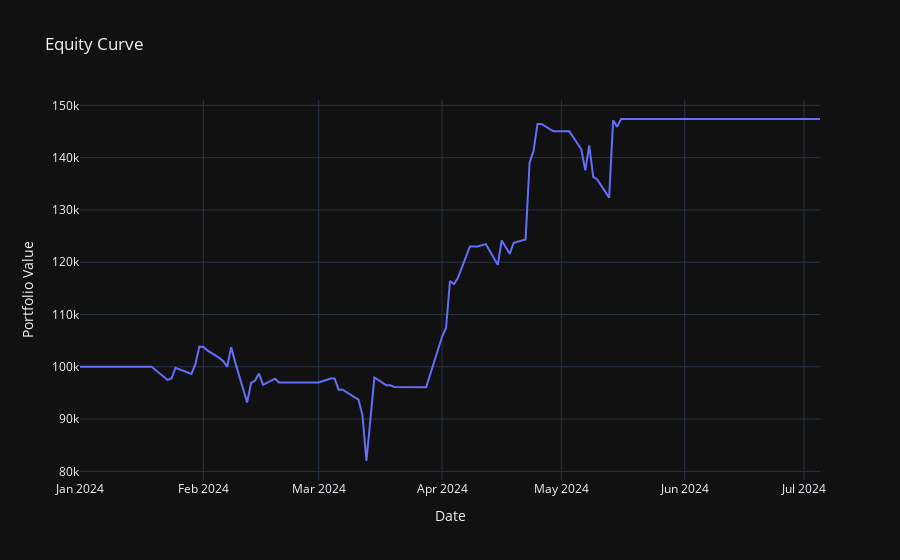

Notebook source saved alongside this figure:
### Code cell
data = download_data('COCHINSHIP.NS', '2024-01-01', '2024-07-07')
with suppress_output():
    data = momentum_trading_strategy(data)
with suppress_output():
    initial_capital = 100000.0
    portfolio = backtest(data, initial_capital)
report()
